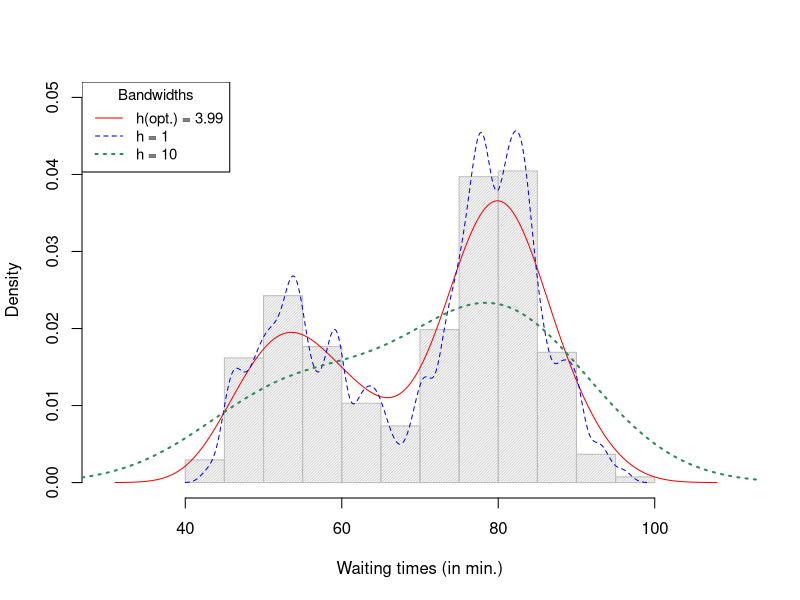

R code for this plot:
# R code showing how bandwidth influences the shape of the density estimate
# Data: Old Faithful geyser data

z <- density(faithful$waiting)
pdf("faithfulBWs.pdf", height = 7, width = 7)
hist(faithful$waiting, xlab = "Waiting times (in min.)", ylim = c(0, 0.05),
     probability = TRUE, main = "", col = "lightgray", border = "gray",
     density = 50, xlim = c(30,110))
lines(z,  main = "",
     ylab = expression(hat(f[h])), col = "red")
cat("The optimal bandwidth is:,",z$bw,"\n")
lines(density(faithful$waiting, bw=1), col = "blue", lty = 2)
lines(density(faithful$waiting, bw=10), col = "seagreen", lty = 3, lwd=2)
legend("topleft", legend=c("h(opt.) = 3.99","h = 1","h = 10"),
       lty = 1:3, lwd = c(1,1,2), col = c("red", "blue", "seagreen"),
       cex = 0.9, title = "Bandwidths")
dev.off()
